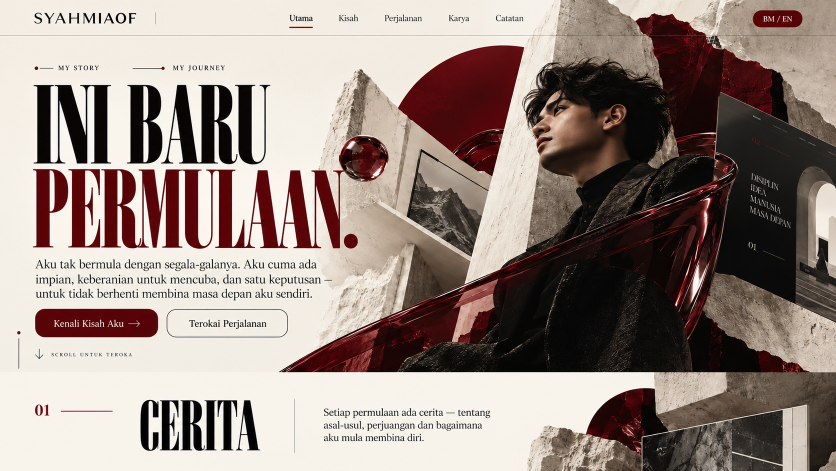
#> input picture design-reference/desktop/01-utama-homepage.png, 1672 x 941 px (shown at 1/2 size)
$ python final-visual-report.py
#> lines starting #> are read from the running program, lines starting #| are printed output that depends on the picture; pictures that were not available may be replaced by others from this repository, and a replacement may not be noted
from pathlib import Path
from PIL import Image, ImageChops, ImageEnhance
import numpy as np
ROOT=Path(__file__).resolve().parents[1]
pages=[('utama','01-utama-homepage.png'),('kisah','02-kisah-my-story.png'),('perjalanan','03-perjalanan-my-journey.png'),('karya','04-karya-creations.png'),('catatan','05-catatan-reflections.png')]
for folder in ['references','before','final','overlays','diffs','reports']:
    (ROOT/'visual-qa'/folder).mkdir(parents=True,exist_ok=True)
rows=[]
for name,refname in pages:
    ref=Image.open(ROOT/'design-reference/desktop'/refname).convert('RGB')
#> ref is the input picture: PIL image 1672x941 RGB; mean R, G, B 153.5, 138.9, 131.9
    cur=Image.open(ROOT/'visual-qa/final'/f'{name}-desktop.png').convert('RGB')
    if ref.size!=cur.size: raise ValueError(f'{name}: native viewport mismatch: {ref.size} vs {cur.size}')
    ref.save(ROOT/'visual-qa/references'/refname)
    Image.blend(ref,cur,.5).save(ROOT/'visual-qa/overlays'/f'{name}-overlay.png')
    diff=ImageChops.difference(ref,cur)
#> diff: PIL image 1672x941 RGB; every value is 0
    ImageEnhance.Brightness(diff).enhance(2.3).save(ROOT/'visual-qa/diffs'/f'{name}-diff.png')
    pair=Image.new('RGB',(ref.width*2,ref.height),(255,255,255)); pair.paste(ref,(0,0)); pair.paste(cur,(ref.width,0))
#> after `pair = Image.new('RGB', (ref.width * 2, ref.height), (255, 255, 255))`: pair: PIL image 3344x941 RGB; every value is 255
#> after `pair.paste(ref, (0, 0))`:
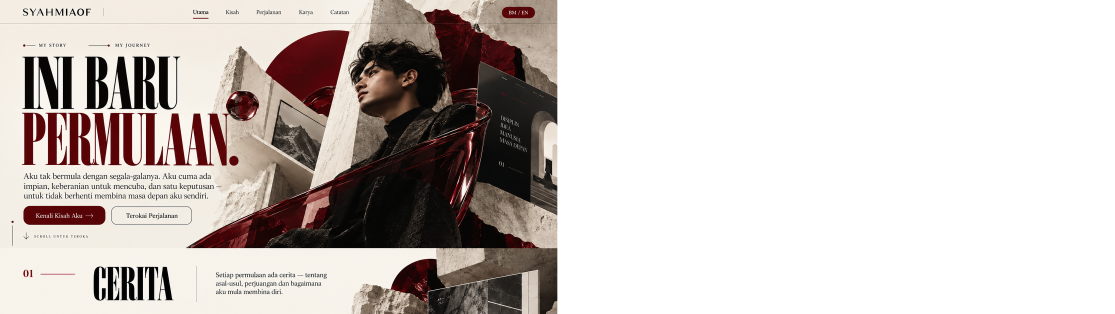
#> pair: PIL image 3344x941 RGB (shown at 1/3 size); mean R, G, B 204.2, 196.9, 193.5
#> after `pair.paste(cur, (ref.width, 0))`:
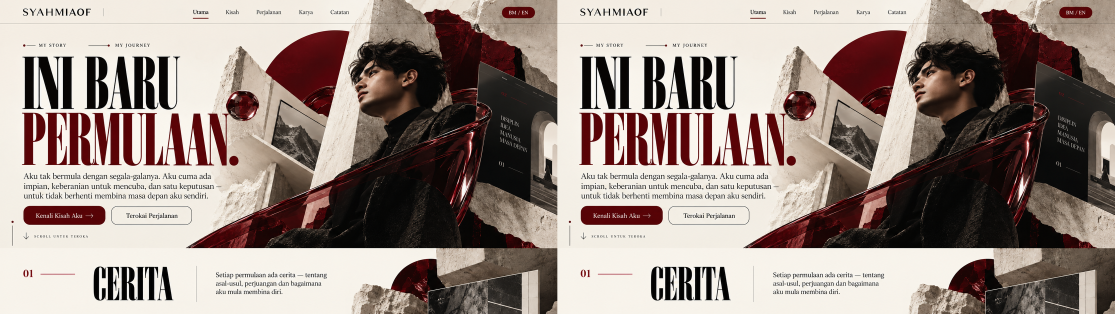
#> pair: PIL image 3344x941 RGB (shown at 1/3 size); mean R, G, B 153.5, 138.9, 131.9
    pair.save(ROOT/'visual-qa/reports'/f'{name}-comparison.png',optimize=True)
    rows.append((name,*ref.size,float(np.asarray(diff,dtype=np.float32).mean())))
#> pass 2 of the loop `for name,refname in pages:`:
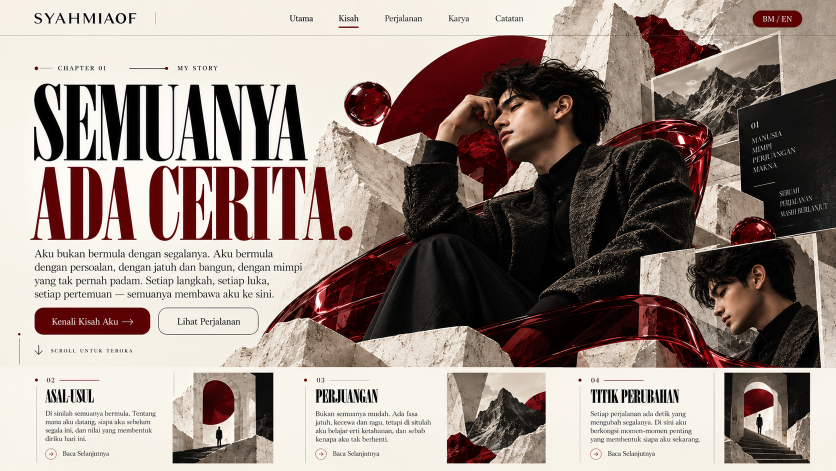
#> input picture design-reference/desktop/02-kisah-my-story.png, 1672 x 941 px (shown at 1/2 size)
#> ref is the input picture: PIL image 1672x941 RGB; mean R, G, B 152.8, 138.2, 131.2
#> `pair.paste(ref, (0, 0))`:
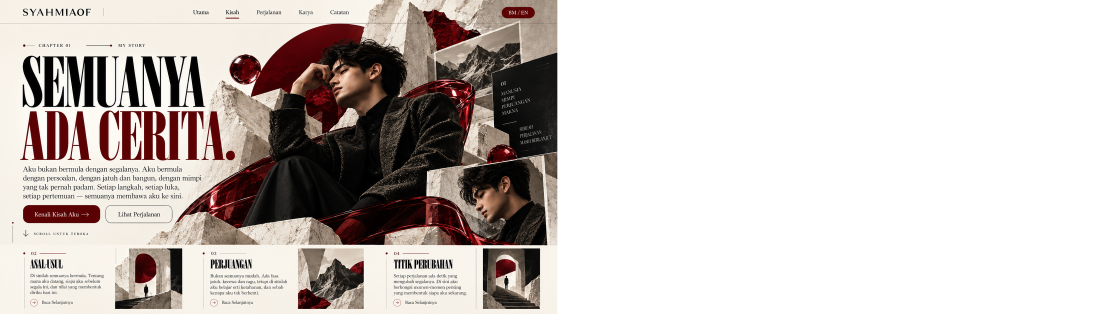
#> pair: PIL image 3344x941 RGB (shown at 1/3 size); mean R, G, B 203.9, 196.6, 193.1
#> `pair.paste(cur, (ref.width, 0))`:
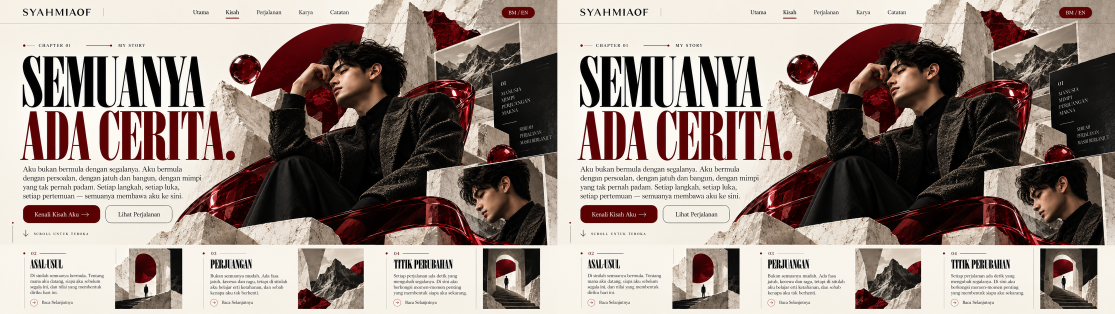
#> pair: PIL image 3344x941 RGB (shown at 1/3 size); mean R, G, B 152.8, 138.2, 131.2
#> pass 3 of the loop `for name,refname in pages:`:
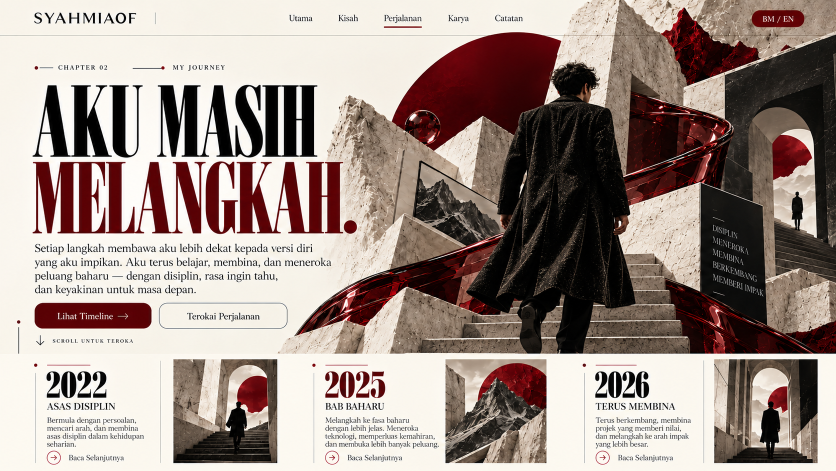
#> input picture design-reference/desktop/03-perjalanan-my-journey.png, 1672 x 941 px (shown at 1/2 size)
#> ref is the input picture: PIL image 1672x941 RGB; mean R, G, B 158.9, 143.6, 136.8
#> `ImageEnhance.Brightness(diff).enhance(2.3).save(ROOT/'visual-qa/diffs'..`:
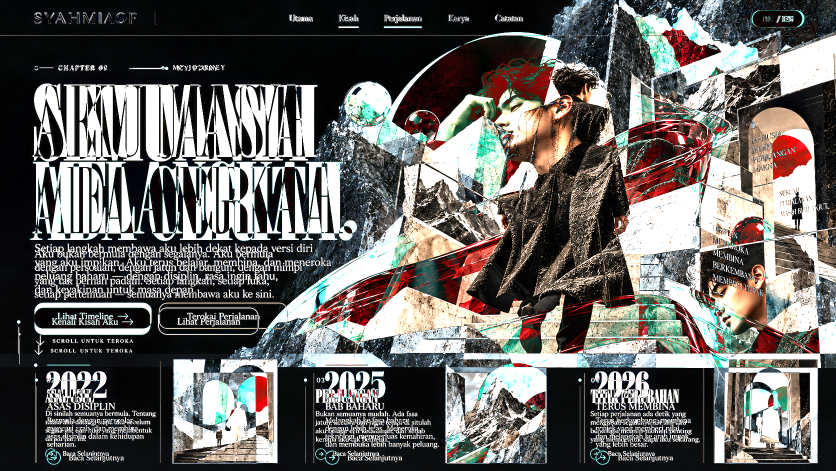
#> saved as perjalanan-diff.png: PIL image 1672x941 RGB (shown at 1/2 size); mean R, G, B 103.6, 101.3, 98.7
#> `pair.paste(cur, (ref.width, 0))`:
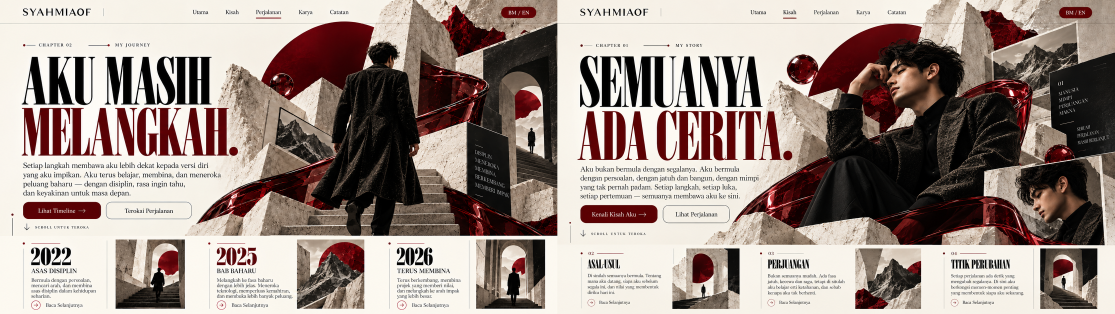
#> pair: PIL image 3344x941 RGB (shown at 1/3 size); mean R, G, B 155.9, 140.9, 134
#> (the run stopped early here; a loop or call above may not have finished)
